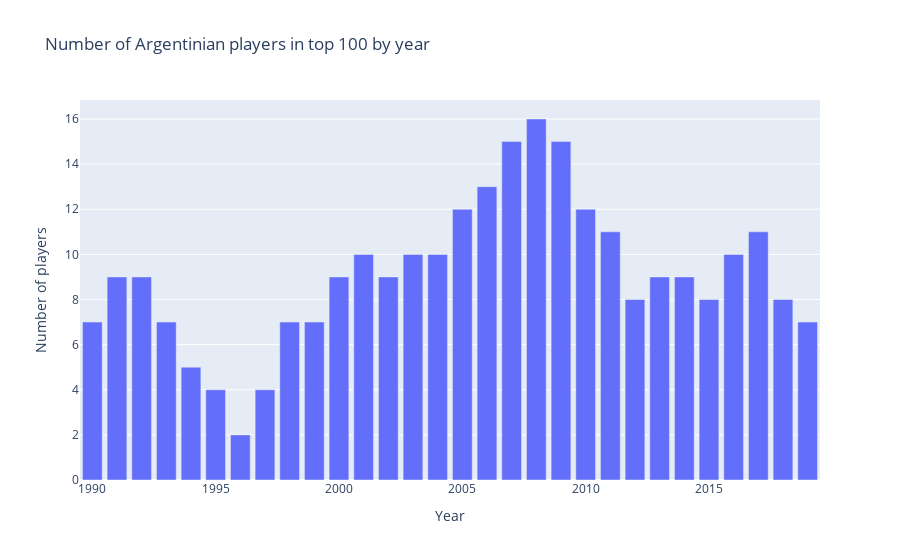

The cell this chart's notebook holds for it:
### Code cell
# Convertir columna de fechas a formato de fecha y extraer el año
atp_data['Date'] = pd.to_datetime(atp_data['Date'])
atp_data['Year'] = atp_data['Date'].dt.year

# Filtrar solo los jugadores argentinos
Argentina_data = atp_data[atp_data['Country'] == 'ARG']

# Contar el número de jugadores argentinos en el top 100 en cada año
num_argentinian_players = Argentina_data.groupby('Year')['Player'].nunique()

# Crear un objeto de figura de Plotly para el gráfico de barras
fig = go.Figure()

# Agregar una barra para el número de jugadores argentinos en el top 100 en cada año
fig.add_trace(
    go.Bar(
        x=num_argentinian_players.index,
        y=num_argentinian_players.values,
        name='Argentinian Players'
    )
)

# Agregar etiquetas para el eje x e y
fig.update_layout(
    title='Number of Argentinian players in top 100 by year',
    xaxis_title='Year',
    yaxis_title='Number of players',
)

# Mostrar el gráfico interactivo
fig.show()

### Figure 1 — Plotly figure (JSON) as saved in the notebook; plotly's stock layout.template omitted (floating-point values rounded to 4 significant figures)
{"data": [{"name": "Argentinian Players", "type": "bar", "x": [1990, 1991, 1992, 1993, 1994, 1995, 1996, 1997, 1998, 1999, 2000, 2001, 2002, 2003, 2004, 2005, 2006, 2007, 2008, 2009, 2010, 2011, 2012, 2013, 2014, 2015, 2016, 2017, 2018, 2019], "y": [7, 9, 9, 7, 5, 4, 2, 4, 7, 7, 9, 10, 9, 10, 10, 12, 13, 15, 16, 15, 12, 11, 8, 9, 9, 8, 10, 11, 8, 7]}], "layout": {"title": {"text": "Number of Argentinian players in top 100 by year"}, "xaxis": {"title": {"text": "Year"}}, "yaxis": {"title": {"text": "Number of players"}}}}
